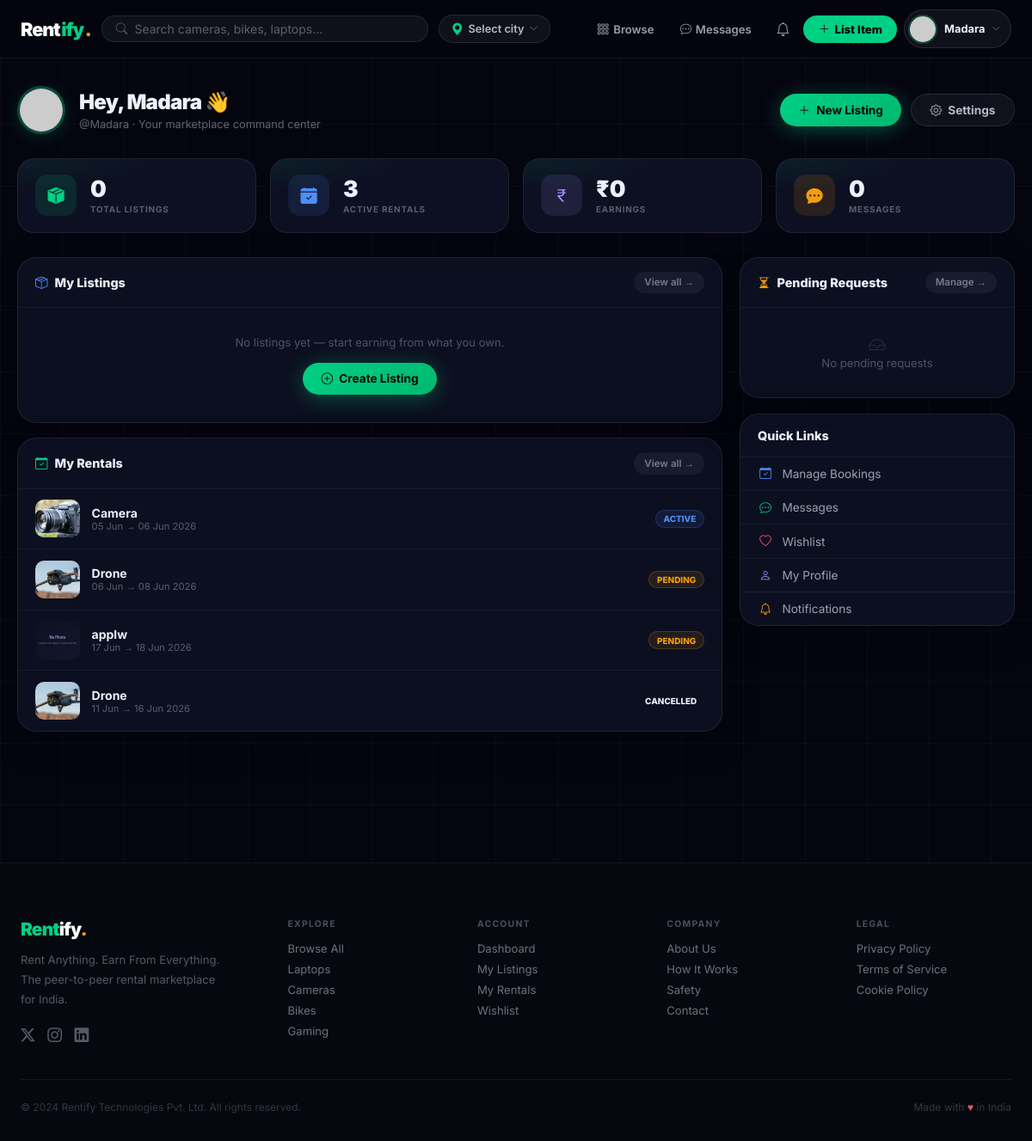
Page /accounts/dashboard/ (signed in) on the committed database.
### accounts/models.py (models this page shows, shortened)
class UserProfile(models.Model):
    user = models.OneToOneField(User, on_delete=models.CASCADE, related_name='profile')
    phone = models.CharField(max_length=20, blank=True)
    address = models.TextField(blank=True)
    bio = models.TextField(blank=True, max_length=500)
    profile_photo = models.ImageField(upload_to='profiles/', blank=True, null=True)
    is_verified = models.BooleanField(default=False)
    rating = models.DecimalField(max_digits=3, decimal_places=2, default=0.00)
    total_reviews = models.IntegerField(default=0)
    total_earnings = models.DecimalField(max_digits=10, decimal_places=2, default=0.00)
    dark_mode = models.BooleanField(default=False)
    created_at = models.DateTimeField(auto_now_add=True)
    updated_at = models.DateTimeField(auto_now=True)
    def get_photo_url(self):
        if self.profile_photo:
            return self.profile_photo.url
        return '/static/images/default-avatar.png'

### bookings/models.py (models this page shows, shortened)
class Booking(models.Model):
    STATUS_CHOICES = [
        ('pending', 'Pending'),
        ('approved', 'Approved'),
        ('rejected', 'Rejected'),
        ('active', 'Active'),
        ('completed', 'Completed'),
        ('cancelled', 'Cancelled'),
    ]
    renter = models.ForeignKey(User, on_delete=models.CASCADE, related_name='bookings')
    product = models.ForeignKey(Product, on_delete=models.CASCADE, related_name='bookings')
    start_date = models.DateField()
    end_date = models.DateField()
    total_days = models.IntegerField(default=1)
    price_per_day = models.DecimalField(max_digits=10, decimal_places=2)
    rental_cost = models.DecimalField(max_digits=10, decimal_places=2)
    security_deposit = models.DecimalField(max_digits=10, decimal_places=2, default=0)
    total_amount = models.DecimalField(max_digits=10, decimal_places=2)
    status = models.CharField(max_length=20, choices=STATUS_CHOICES, default='pending')
    renter_note = models.TextField(blank=True)
    owner_note = models.TextField(blank=True)
    created_at = models.DateTimeField(auto_now_add=True)
    updated_at = models.DateTimeField(auto_now=True)
    class Meta:
        ordering = ['-created_at']

### listings/models.py (models this page shows, shortened)
class Product(models.Model):
    owner = models.ForeignKey(User, on_delete=models.CASCADE, related_name='listings')
    title = models.CharField(max_length=200)
    category = models.CharField(max_length=50, choices=CATEGORY_CHOICES, default='other')
    description = models.TextField()
    location = models.CharField(max_length=200, help_text='Public display: city/area only')
    state = models.CharField(max_length=100, blank=True, default='')
    city = models.CharField(max_length=100, blank=True, default='')
    area_locality = models.CharField(max_length=120, blank=True, default='')
    address_private = models.CharField(max_length=300, blank=True, default='')
    price_per_day = models.DecimalField(max_digits=10, decimal_places=2)
    price_per_week = models.DecimalField(max_digits=10, decimal_places=2, null=True, blank=True)
    price_per_month = models.DecimalField(max_digits=10, decimal_places=2, null=True, blank=True)
    security_deposit = models.DecimalField(max_digits=10, decimal_places=2, default=0)
    is_available = models.BooleanField(default=True)
    rating = models.DecimalField(max_digits=3, decimal_places=2, default=0.00)
    total_reviews = models.IntegerField(default=0)
    views_count = models.IntegerField(default=0)
    is_flagged = models.BooleanField(default=False)
    flag_reason = models.CharField(max_length=200, blank=True)
    created_at = models.DateTimeField(auto_now_add=True)
    updated_at = models.DateTimeField(auto_now=True)
    class Meta:
        ordering = ['-created_at']
    def get_primary_image(self):
        img = self.images.filter(is_primary=True).first() or self.images.first()
        return img.image.url if img else static('images/no-image.svg')

class ProductImage(models.Model):
    product = models.ForeignKey(Product, on_delete=models.CASCADE, related_name='images')
    image = models.ImageField(upload_to='products/')
    is_primary = models.BooleanField(default=False)
    order = models.IntegerField(default=0)
    uploaded_at = models.DateTimeField(auto_now_add=True)
    class Meta:
        ordering = ['order', 'uploaded_at']

### accounts/views.py (the view)
# urls.py: path('dashboard/',        views.dashboard_view,      name='dashboard'),
@login_required
def dashboard_view(request):
    user = request.user
    my_listings       = Product.objects.filter(owner=user)
    pending_requests  = Booking.objects.filter(product__owner=user, status='pending')
    active_rentals    = Booking.objects.filter(product__owner=user, status='approved')
    my_bookings       = Booking.objects.filter(renter=user).select_related('product').order_by('-created_at')[:5]
    total_earnings    = user.profile.total_earnings
    recent_bookings   = Booking.objects.filter(product__owner=user).order_by('-created_at')[:5]
    my_rentals_active = Booking.objects.filter(
        renter=user, status__in=['pending', 'approved', 'active']
    ).count()
    messages_unread = Message.objects.filter(
        conversation__participants=user,
        is_read=False,
    ).exclude(sender=user).count()
    context = {
        'my_listings':        my_listings,
        'my_listings_count':  my_listings.count(),
        'pending_requests':   pending_requests,
        'pending_count':      pending_requests.count(),
        'active_rentals_count': active_rentals.count(),
        'my_rentals_active':  my_rentals_active,
        'my_bookings':        my_bookings,
        'total_earnings':     total_earnings,
        'recent_bookings':    recent_bookings,
        'messages_unread':    messages_unread,
    }
    return render(request, 'accounts/dashboard.html', context)

### templates/accounts/dashboard.html (shortened to what this page needs)
{% extends 'base.html' %}
{% load static %}
{% block body_class %}page-dashboard{% endblock %}
{% block content %}
<div class="dash-app">
  <header class="dash-top">
    <div class="dash-top-user">
      <img src="{{ request.user.profile.get_photo_url }}" class="dash-top-avatar" alt=""
           onerror="this.src='https://placehold.co/56/101428/00D084?text={{ request.user.username|first|upper }}'">
      <div>
        <h1 class="dash-top-title">Hey, {{ request.user.first_name|default:request.user.username }} 👋</h1>
        <p class="dash-top-sub">@{{ request.user.username }} · Your marketplace command center</p>
      </div>
    </div>
    <div class="dash-actions">
      <a href="{% url 'create_listing' %}" class="dash-btn dash-btn--primary"><i class="bi bi-plus-lg"></i> New Listing</a>
      <a href="{% url 'edit_profile' %}" class="dash-btn dash-btn--ghost"><i class="bi bi-gear"></i> Settings</a>
    </div>
  </header>
  <div class="dash-stats">
    <a href="{% url 'my_listings' %}" class="dash-stat">
      <div class="dash-stat-icon dash-stat-icon--green"><i class="bi bi-box-seam-fill"></i></div>
      <div>
        <div class="dash-stat-val">{{ my_listings_count }}</div>
        <div class="dash-stat-lbl">Total Listings</div>
      </div>
    </a>
    <a href="{% url 'my_bookings' %}" class="dash-stat">
      <div class="dash-stat-icon dash-stat-icon--blue"><i class="bi bi-calendar-check-fill"></i></div>
      <div>
        <div class="dash-stat-val">{{ my_rentals_active }}</div>
        <div class="dash-stat-lbl">Active Rentals</div>
      </div>
    </a>
    <div class="dash-stat" style="cursor:default;">
      <div class="dash-stat-icon dash-stat-icon--purple"><i class="bi bi-currency-rupee"></i></div>
      <div>
        <div class="dash-stat-val">₹{{ total_earnings|floatformat:0 }}</div>
        <div class="dash-stat-lbl">Earnings</div>
      </div>
    </div>
    <a href="{% url 'inbox' %}" class="dash-stat">
      <div class="dash-stat-icon dash-stat-icon--gold"><i class="bi bi-chat-dots-fill"></i></div>
      <div>
        <div class="dash-stat-val">{{ messages_unread }}</div>
        <div class="dash-stat-lbl">Messages</div>
      </div>
    </a>
  </div>
  <div class="dash-grid">
    <div>
      <div class="dash-panel">
        <div class="dash-panel-head">
          <span class="dash-panel-title"><i class="bi bi-box-seam" style="color:#4F8EF7;"></i> My Listings</span>
          <a href="{% url 'my_listings' %}" class="dash-panel-link">View all →</a>
        </div>
        {% if my_listings %}
          {% for listing in my_listings|slice:":4" %}
          <div class="dash-row" style="cursor:default;">
            <img src="{{ listing.get_primary_image }}" alt=""
                 onerror="this.src='https://placehold.co/52x44/101428/4F8EF7?text=📦'">
            <div style="flex:1;min-width:0;">
              <a href="{% url 'product_detail' listing.pk %}" style="font-weight:700;font-size:.875rem;color:#EEF0FF;display:block;white-space:nowrap;overflow:hidden;text-overflow:ellipsis;text-decoration:none;">{{ listing.title }}</a>
              <div style="font-size:.7rem;color:rgba(238,240,255,.35);margin-top:.15rem;">₹{{ listing.price_per_day }}/day</div>
            </div>
            {% if listing.is_available %}
            <span class="dash-chip dash-chip--green">Active</span>
            {% else %}
            <span class="dash-chip" style="background:rgba(255,255,255,.06);color:rgba(238,240,255,.4);border:1px solid rgba(255,255,255,.1);">Paused</span>
            {% endif %}
            <a href="{% url 'edit_listing' listing.pk %}" class="dash-btn dash-btn--ghost" style="padding:.4rem .65rem;font-size:.75rem;"><i class="bi bi-pencil"></i></a>
          </div>
          {% endfor %}
        {% else %}
        <div class="dash-empty-mini">
          <p style="margin-bottom:1rem;">No listings yet — start earning from what you own.</p>
          <a href="{% url 'create_listing' %}" class="dash-btn dash-btn--primary"><i class="bi bi-plus-circle"></i> Create Listing</a>
        </div>
        {% endif %}
      </div>
      <div class="dash-panel">
        <div class="dash-panel-head">
          <span class="dash-panel-title"><i class="bi bi-calendar-check" style="color:#00D084;"></i> My Rentals</span>
          <a href="{% url 'my_bookings' %}" class="dash-panel-link">View all →</a>
        </div>
        {% if my_bookings %}
          {% for booking in my_bookings %}
          <a href="{% url 'booking_detail' booking.pk %}" class="dash-row">
            <img src="{{ booking.product.get_primary_image }}" alt=""
                 onerror="this.src='https://placehold.co/52x44/101428/4F8EF7?text=📦'">
            <div style="flex:1;min-width:0;">
              <div style="font-weight:700;font-size:.875rem;color:#EEF0FF;white-space:nowrap;overflow:hidden;text-overflow:ellipsis;">{{ booking.product.title }}</div>
              <div style="font-size:.7rem;color:rgba(238,240,255,.35);">{{ booking.start_date|date:"d M" }} → {{ booking.end_date|date:"d M Y" }}</div>
            </div>
            {% if booking.status == 'pending' %}<span class="dash-chip dash-chip--gold">Pending</span>
            {% elif booking.status == 'approved' or booking.status == 'active' %}<span class="dash-chip dash-chip--blue">Active</span>
            {% elif booking.status == 'completed' %}<span class="dash-chip dash-chip--green">Done</span>
            {% else %}<span class="dash-chip">{{ booking.get_status_display }}</span>{% endif %}
          </a>
          {% endfor %}
        {% else %}
        <div class="dash-empty-mini">
          <p style="margin-bottom:1rem;">No active rentals yet.</p>
          <a href="{% url 'browse' %}" class="dash-btn dash-btn--primary"><i class="bi bi-search"></i> Browse Items</a>
        </div>
        {% endif %}
      </div>
    </div>
    <aside>
      <div class="dash-panel">
        <div class="dash-panel-head">
          <span class="dash-panel-title"><i class="bi bi-hourglass-split" style="color:#F59E0B;"></i> Pending Requests</span>
          <a href="{% url 'owner_bookings' %}" class="dash-panel-link">Manage →</a>
        </div>
        {% if pending_requests %}
          {% for booking in pending_requests|slice:":4" %}
          <div class="dash-row" style="cursor:default;">
            <img src="{{ booking.renter.profile.get_photo_url }}" alt="" style="border-radius:50%;width:40px;height:40px;"
                 onerror="this.src='https://placehold.co/40/4F8EF7/fff?text={{ booking.renter.username|first|upper }}'">
            <div style="flex:1;min-width:0;">
              <div style="font-weight:600;font-size:.8rem;color:#EEF0FF;">{{ booking.renter.get_full_name|default:booking.renter.username }}</div>
              <div style="font-size:.7rem;color:rgba(238,240,255,.35);">{{ booking.product.title|truncatechars:28 }}</div>
            </div>
            <form method="post" action="{% url 'approve_booking' booking.pk %}" style="margin:0;">
              {% csrf_token %}
              <button type="submit" class="dash-btn dash-btn--primary" style="padding:.35rem .5rem;font-size:.75rem;" title="Approve"><i class="bi bi-check-lg"></i></button>
            </form>
            <form method="post" action="{% url 'reject_booking' booking.pk %}" style="margin:0;">
              {% csrf_token %}
              <button type="submit" style="width:32px;height:32px;border-radius:10px;background:rgba(255,82,114,.1);border:1px solid rgba(255,82,114,.22);color:#FF5272;cursor:pointer;" title="Reject"><i class="bi bi-x-lg"></i></button>
            </form>
          </div>
          {% endfor %}
        {% else %}
        <div class="dash-empty-mini"><i class="bi bi-inbox" style="font-size:1.25rem;opacity:.35;"></i><br>No pending requests</div>
        {% endif %}
      </div>
      <div class="dash-panel">
        <div class="dash-panel-head"><span class="dash-panel-title">Quick Links</span></div>
        <a href="{% url 'owner_bookings' %}" class="dash-ql"><i class="bi bi-calendar-check" style="color:#4F8EF7;"></i> Manage Bookings</a>
        <a href="{% url 'inbox' %}" class="dash-ql">
          <i class="bi bi-chat-dots" style="color:#00D084;"></i> Messages
        </a>
        <a href="{% url 'wishlist' %}" class="dash-ql"><i class="bi bi-heart" style="color:#FF5272;"></i> Wishlist</a>
        <a href="{% url 'public_profile' request.user.username %}" class="dash-ql"><i class="bi bi-person" style="color:#A78BFA;"></i> My Profile</a>
        <a href="{% url 'notifications_list' %}" class="dash-ql"><i class="bi bi-bell" style="color:#F59E0B;"></i> Notifications</a>
      </div>
    </aside>
  </div>
</div>
{% endblock %}

### templates/includes/navbar.html (shortened to what this page needs)
{% if user.is_authenticated %}
<nav class="rfy-nav" id="mainNav">
  <div class="rfy-nav-inner">
    <a href="{% url 'home' %}" class="rfy-brand me-1">
      <span class="b-dark">Rent</span><span style="color:var(--green);">ify</span><span class="b-dot">.</span>
    </a>
    <form class="rfy-search d-none d-md-flex" action="{% url 'browse' %}" method="get" style="max-width:380px;">
      <i class="bi bi-search" style="color:rgba(238,240,255,.3);font-size:.85rem;flex-shrink:0;"></i>
      <input type="text" name="q" placeholder="Search cameras, bikes, laptops…" value="{{ request.GET.q|default:'' }}" autocomplete="off">
    </form>
    <div class="d-none d-lg-flex">
      {% include 'includes/location_dropdown.html' %}
    </div>
    <div class="rfy-nav-right d-none d-lg-flex">
      <a href="{% url 'browse' %}"
         class="rfy-navlink ">
        <i class="bi bi-grid-3x3-gap"></i> Browse
      </a>
      <a href="{% url 'inbox' %}"
         class="rfy-msg-link {% if request.resolver_match.url_name == 'inbox' or request.resolver_match.url_name == 'conversation' %}active{% endif %}">
        <i class="bi bi-chat-dots"></i>
        Messages
      </a>
      <div style="position:relative;">
        <button class="rfy-iconbtn" id="notifBtn" aria-label="Notifications">
          <i class="bi bi-bell"></i>
        </button>
      </div>
      <a href="{% url 'create_listing' %}" class="rfy-list-btn">
        <i class="bi bi-plus-lg"></i> List Item
      </a>
      <div class="rfy-nav-authed-only" style="position:relative;margin-left:.15rem;">
        <button class="rfy-profile-trigger" id="profileBtn" aria-expanded="false">
          <img src="{{ request.user.profile.get_photo_url }}"
               alt="{{ request.user.username }}"
               onerror="this.src='https://placehold.co/34/4F8EF7/fff?text={{ request.user.username|first|upper }}'">
          <span class="pt-name d-none d-xl-block">{{ request.user.first_name|default:request.user.username }}</span>
          <i class="bi bi-chevron-down pt-caret"></i>
        </button>
      </div>
    </div>
  </div>
</nav>
{% endif %}

### rows in the picture
UserProfile: total_earnings "0"
Booking: product.get_primary_image (picture), product "Camera", start_date "05 Jun", end_date "06 Jun 2026", status "ACTIVE"
Booking: product.get_primary_image (picture), product "Drone", start_date "06 Jun", end_date "08 Jun 2026", status "PENDING"
Booking: shows a picture, product "applw", start_date "17 Jun", end_date "18 Jun 2026", status "PENDING"
Booking: product.get_primary_image (picture), product "Drone", start_date "11 Jun", end_date "16 Jun 2026", status "CANCELLED"

### other values in the picture
{{ request.user.first_name|default:request.user.username }} "Madara"
{{ request.user.username }} "Madara"
{{ my_listings_count }} "0"
{{ my_rentals_active }} "3"
{{ messages_unread }} "0"
{{ section }} "EXPLORE" "ACCOUNT" "COMPANY" "LEGAL"
{{ label }} "Browse All" "Laptops" "Cameras" "Bikes" "Gaming" "Dashboard" "My Listings" "My Rentals" "Wishlist" "About Us" "How It Works" "Safety" "Contact" "Privacy Policy" "Terms of Service" "Cookie Policy"
